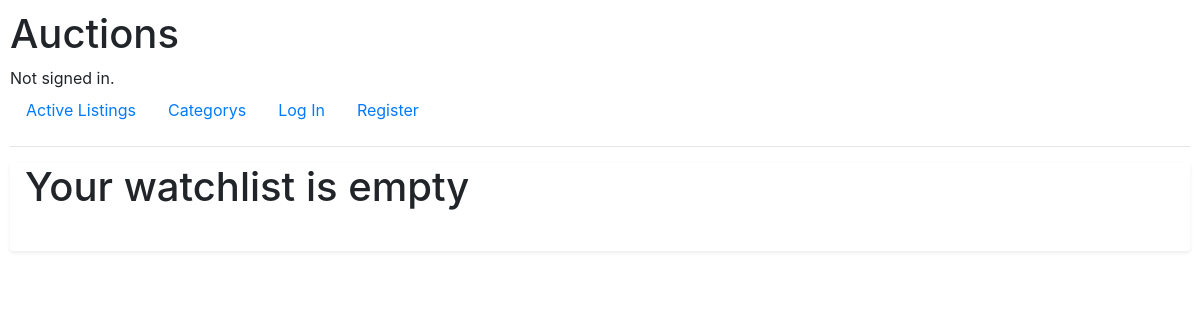
The page /5/viewWatchList on the database as committed earlier.
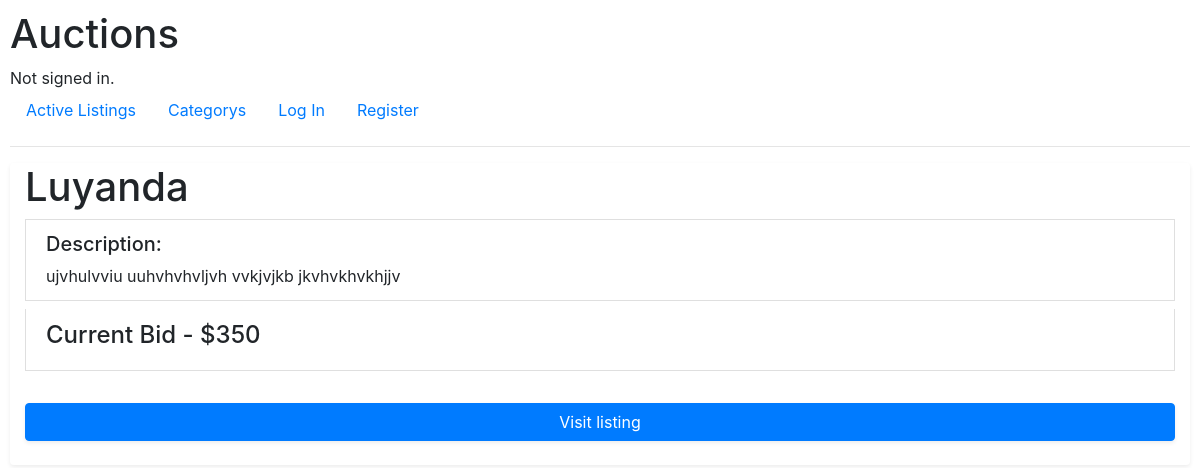
The same page on the database as committed later.
### auctions/models.py (models this page shows, shortened)
class Listings(models.Model):
    title = models.CharField(max_length=64)
    description = models.CharField(max_length=264)
    startingBid = models.IntegerField()
    watchlist = models.ManyToManyField(User, blank=True, related_name='watchlistItem')
    creater = models.ForeignKey(User, on_delete=models.CASCADE, related_name='created_listings', default=0)
    category = models.ForeignKey(category, on_delete=models.CASCADE, related_name="add_to_category", default="")

### auctions/views.py (the view)
# urls.py: path("<userID>/viewWatchList", views.viewWatchList, name="viewWatchList"),
def viewWatchList(request, userID):
    user = User.objects.get(id=userID)
    watchListItems = user.watchlistItem.all()
    return render(request, "auctions/watchlistItems.html", {
        "watchlistItems": watchListItems
    })

### auctions/templates/auctions/watchlistItems.html (shortened to what this page needs)
{% extends 'auctions/layout.html' %}
{% block body %}
    <div class="container-fluid rounded shadow-sm">
        <dl class="list-group">
            {% for item in watchlistItems %}
            <form action="{% url 'listing' %}" method="post">
                <h1>{{ item.title }}</h1>
                <dd class="list-group-item"><h5>Description: </h5>{{ item.description }}</dd>
                <dd class="list-group-item"><h4>Current Bid - ${{ item.startingBid }}</h4></dd>
                <br>
                <button class="btn btn-primary rounded shadow-sm btn-block">Visit listing</button>
                {% empty %}
                    <dd><h1>Your watchlist is empty </h1></dd>
                {% endfor %}
            </form>
        </dl>
        <br>
    </div>
{% endblock body %}

Rows that differ between the two databases and show on the page:
added Listings: title "Luyanda", description "ujvhulvviu uuhvhvhvljvh vvkjvjkb jkvhvkhvkhjjv", startingBid "350"
Other text that changed with them:
text no longer shown: "Your watchlist is empty"
